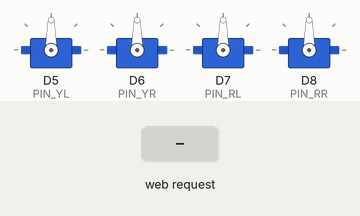
Recording of a sketch running on a simulated ESP8266 (Wemos D1 mini). Shown: 4 × servo. The test bench sets the inputs (shaded band). WiFi joins after 1.5 s; servers stay silent unless stated; what the sketch prints to the serial monitor is not drawn.

Above: at 3.2 s.
3.3 s: HTTP request GET /fwd received
At 6.1 s:
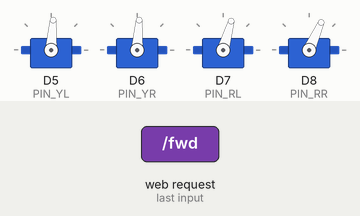
6.3 s: HTTP request GET /back received
At 9.1 s:
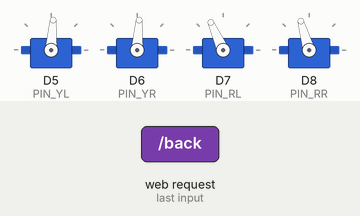
9.3 s: HTTP request GET /right received
At 9.82 s:
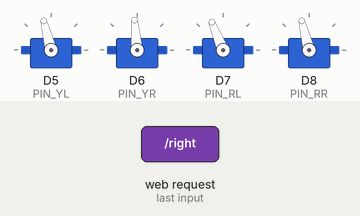
12.3 s: HTTP request GET /left received
At 13.13 s:
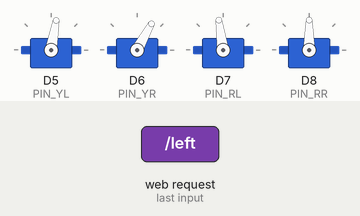
15.3 s: HTTP request GET /moon received
At 15.84 s:
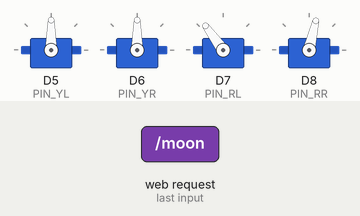
18.3 s: HTTP request GET /updown received
Timing chart, 0 to 21.9 s (numbered marks = the images above; inputs shaded):
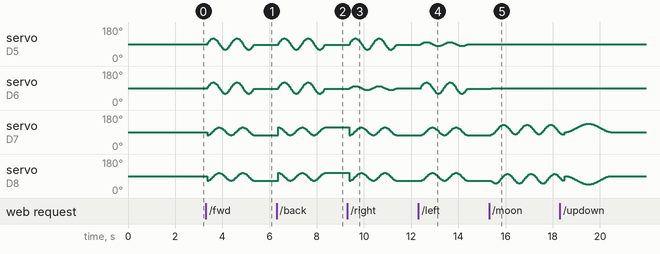

The sketch:

Otto_Wifi.ino
```cpp
#include <ESP8266WiFi.h>
#include <ESP8266WebServer.h>
ESP8266WebServer server(80);
const char* ssid = "SSID";
const char* pass =  "PASSWORD";
//----------------------------------------------------------------
//-- Basic Otto´s setup
//-- You can add functions, gestures or sounds in loop
//-- https://github.com/OttoDIY
//-- CC BY SA (http://ottodiy.com)
//-----------------------------------------------------------------
#include <Servo.h>
#include <Oscillator.h>
#include <US.h>
#include <Otto.h>
Otto Otto;  //This is Otto!
//---------------------------------------------------------
//-- First step: Make sure the pins for servos are in the right position
/*
         ---------------
        |     O   O     |
        |---------------|
  YR D6==> |               | <== YL D5
         ---------------
            ||     ||
  RR D8==>   -----   ------  <== RL D7
         |-----   ------|
*/
#define PIN_YL D5 //servo[2]
#define PIN_YR D6 //servo[3]
#define PIN_RL D7 //servo[4]
#define PIN_RR D8 //servo[5]
#define USTrigger D2 //Trigger on D2
#define USEcho D3 //Echo on Trigger D3

/*MOVEMENTS LIST**************
   dir=1---> FORWARD/LEFT
   dir=-1---> BACKWARD/RIGHT
   T : amount of movement. HIGHER VALUE SLOWER MOVEMENT usually 1000 (from 600 to 1400)
   h: height of mov. around 20
     jump(steps=1, int T = 2000);
     walk(steps, T, dir);
     turn(steps, T, dir);
     bend (steps, T, dir); //usually steps =1, T=2000
     shakeLeg (steps, T, dir);
     updown(steps, T, HEIGHT);
     swing(steps, T, HEIGHT);
     tiptoeSwing(steps, T, HEIGHT);
     jitter(steps, T, HEIGHT); (small T)
     ascendingTurn(steps, T, HEIGHT);
     moonwalker(steps, T, HEIGHT,dir);
     crusaito(steps, T, HEIGHT,dir);
     flapping(steps, T, HEIGHT,dir);
*/

bool obstacleDetected = false;
int distance = 0;

void handleFWD() {
  Serial.println("FWD");
  String message;
  message += "{ \"success\": ";
  message += "1 }";
  server.send(200, "text/plain", message );
  Otto.walk(2, 1000, 1); //2 steps FORWARD

}
void handleBACK() {
  Serial.println("BACK");
  String message;
  message += "{ \"success\": ";
  message += "1 }";
  server.send(200, "text/plain", message );
  Otto.walk(2, 1000, -1);

}
void handleRIGHT() {
  Serial.println("RIGHT");
  String message;
  message += "{ \"success\": ";
  message += "1 }";
  server.send(200, "text/plain", message );
  Otto.turn(2,1000,1);

}
void handleLEFT() {
  Serial.println("LEFT");
  String message;
  message += "{ \"success\": ";
  message += "1 }";
  server.send(200, "text/plain", message );
  Otto.turn(2,1000,-1);

}
void handleMOON() {
  Serial.println("Ooowwwww");
  String message;
  message += "{ \"success\": ";
  message += "1 }";
  server.send(200, "text/plain", message );
  Otto.moonwalker(3, 1000, 25, 1);

}

void handleHOME() {
  Serial.println("Ooowwwww");
  String message;
  message += "{ \"success\": ";
  message += "1 }";
  server.send(200, "text/plain", message );
  Otto.home();

}
void handleUPDOWN() {
  Serial.println("Ooowwwww");
  String message;
  message += "{ \"success\": ";
  message += "1 }";
  server.send(200, "text/plain", message );
  Otto.updown(1, 2000, 22);

}
void handleBEND() {
  Serial.println("Ooowwwww");
  String message;
  message += "{ \"success\": ";
  message += "1 }";
  server.send(200, "text/plain", message );
  Otto.bend (1, 2000, 1);

}


void setup() {
  Serial.begin(115200);
  Serial.println();
  Serial.println();

  // We start by connecting to a WiFi network
  Serial.print("Connecting to ");
  Serial.println(ssid);
  WiFi.begin(ssid, pass);

  while (WiFi.status() != WL_CONNECTED) {
    delay(500);
    Serial.print(".");
  }
  Serial.println("");

  Serial.println("WiFi connected");
  Serial.println("IP address: ");
  Serial.println(WiFi.localIP());

  server.on("/fwd", handleFWD);
  server.on("/back", handleBACK);
  server.on("/right", handleRIGHT);
  server.on("/left", handleLEFT);
  server.on("/moon", handleMOON);
  server.on("/home", handleHOME);
  server.on("/updown", handleUPDOWN);
  server.on("/bend", handleBEND);
  server.begin(); //Start the server

  //Set the servo pins
  Otto.init(PIN_YL, PIN_YR, PIN_RL, PIN_RR, true);
  //Otto.sing(S_connection); //Otto wake up!
  Otto.home();
  delay(50);
}

void loop() {

  server.handleClient();
  delay(100);

}
```
